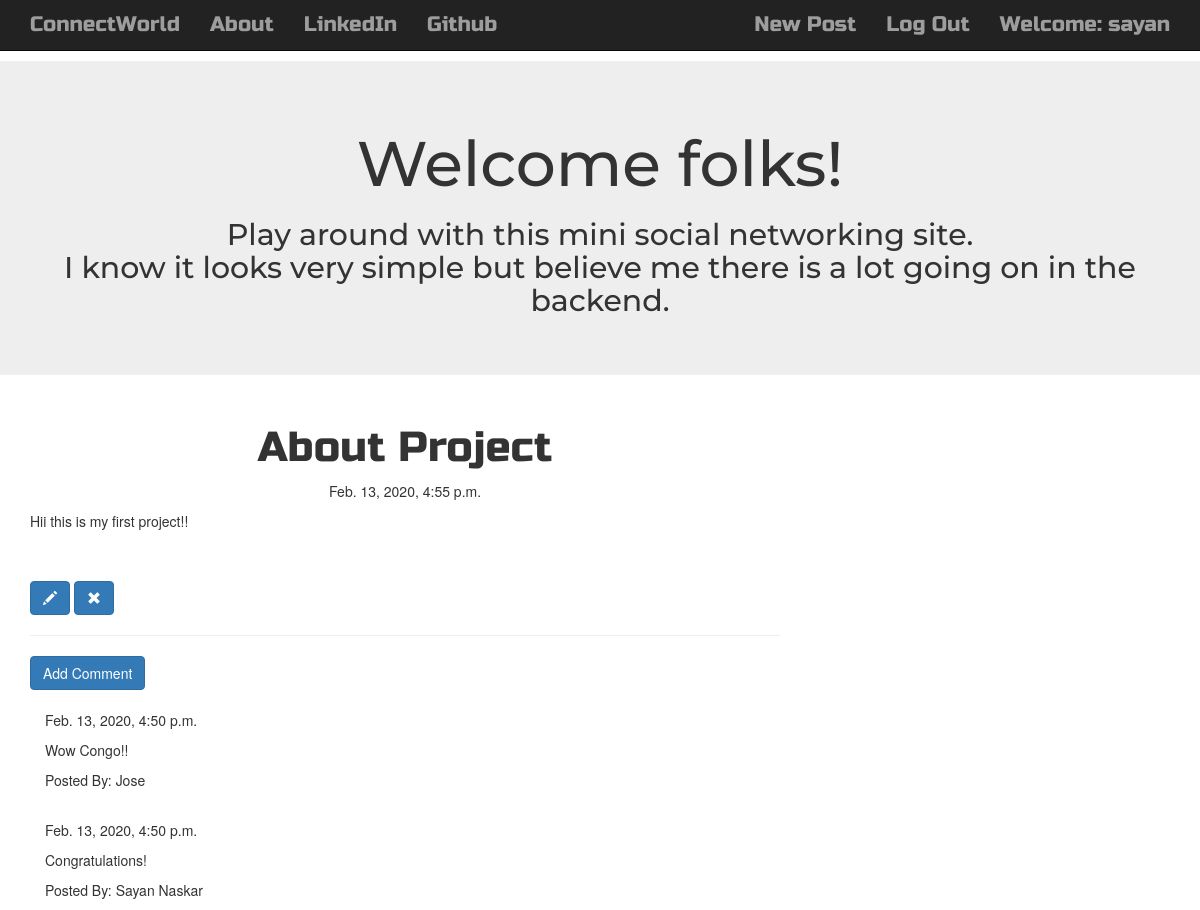
Screenshot of /post/36/ (signed in) with the database file from the repository.
### blog/models.py (models this page shows, shortened)
class Post(models.Model):
    author = models.ForeignKey('auth.User',on_delete=models.CASCADE)
    title = models.CharField(max_length = 500)
    text = models.TextField()
    create_date = models.DateTimeField(default = timezone.now)
    published_date = models.DateTimeField(blank = True,null = True)

class Comment(models.Model):
    post = models.ForeignKey('blog.Post',related_name = 'comments',on_delete=models.CASCADE)
    author = models.CharField(max_length = 500)
    text = models.TextField()
    create_date = models.DateTimeField(default = timezone.now())
    approved_comment = models.BooleanField(default = False)

### blog/views.py (the view)
# urls.py: path('post/<int:pk>/',views.PostDetailView.as_view(),name = 'post_detail'),
class PostDetailView(DetailView):
    model = Post

### blog/templates/blog/post_detail.html (shortened to what this page needs)
{% extends "blog/base.html" %}
{% block content %}
<h1 class="posttitle loader">{{ post.title }}</h1>
{% if post.published_date %}
<div class="date postdate">
    {{post.published_date}}
</div>
{% else %}
<a class="btn btn-primary" href="{% url 'post_publish' pk=post.pk %}">Publish</a>
{% endif %}
<p class="postcontent">{{ post.text|safe|linebreaksbr }}</p><br><br>
{% if user.is_authenticated %}
<a class="btn btn-primary" href="{% url 'post_edit' pk=post.pk %}"><span class="glyphicon glyphicon-pencil"></span></a>
<a class="btn btn-primary" href="{% url 'post_remove' pk=post.pk %}"><span class="glyphicon glyphicon-remove"></span></a>
{% endif %}
<hr>
<a class="btn btn-primary" href="{% url 'add_comment' pk=post.pk %}">Add Comment</a>
<div class="container">
    {% for comment in post.comments.all %}
    <br>
    {% if user.is_authenticated or comment.approved_comment %}
    {{comment.create_date}}
        <p>{{comment.text|safe}}</p>
        <p>Posted By: {{comment.author}}</p>
    {% endif %}
    {% empty %}
    <p>No Comments!</p>
    {% endfor %}
</div>
{% endblock %}

### blog/templates/blog/base.html (shortened to what this page needs)
<!DOCTYPE html>
{% load staticfiles %}
<html lang="en" dir="ltr">
    <head>
        <link rel="stylesheet" href="https://maxcdn.bootstrapcdn.com/bootstrap/3.3.7/css/bootstrap.min.css">
        <link rel="stylesheet" href="//cdn.jsdelivr.net/npm/medium-editor@latest/dist/css/medium-editor.min.css" type="text/css" media="screen" charset="utf-8">
        <link rel="stylesheet" href="{% static 'css/blog.css' %}">
    </head>
    <body class="loader">
        <nav class="navbar navbar-inverse navbar-static-top techfont custom-navbar">
            <div class="container">
                <ul class="nav navbar-nav">
                    <li><a class="navbar-brand bigbrand" href="{% url 'post_list' %}">ConnectWorld</a></li>
                </ul>
                <ul class="nav navbar-nav navcontent">
                    <li><a href="{% url 'about' %}">About</a></li>
                    <li><a href="https://www.linkedin.com/in/sayan-naskar-5a4b07159/">LinkedIn</a></li>
                    <li><a href="https://github.com/sayann002">Github</a></li>
                </ul>
                <ul class="nav navbar-nav navbar-right">
                    {% if user.is_authenticated %}
                    <li> <a href="{% url 'post_new' %}">New Post</a></li>
                    <li> <a href="{% url 'logout' %}">Log Out</a></li>
                    <li> <a>Welcome: {{user.username}}</a></li>
                    {% else %}
                    <li><a class="nav navbar-nav navbar-right" href="{% url 'login' %}"><span class="glyphicon glyphicon-user"></span></a></li>
                    {% endif %}
                </ul>
            </div>
        </nav>
        <div class="jumbotron">
            <div class="container">
                <h1 class="intro">Welcome folks!</h1>
                <h2 class="intro-des">Play around with this mini social networking site.<br>I know it looks very simple
                    but believe me there is a lot going on in the backend.
                </h2>
            </div>
        </div>
        <div class="content container">
            <div class="row">
                <div class="col-md-8">
                    <div class="blog_posts">
                        {% block content %}
                        {% endblock %}
                    </div>
                </div>
            </div>
        </div>
    </body>
</html>

### blog/static/css/blog.css (style rules this page uses)
.intro { text-align: center; font-family: 'Montserrat'; }
.intro-des { text-align: center; font-family: 'Montserrat'; }
.navcontent { font-size: 1em; }
.techfont { font-family: 'Russo One', sans-serif; font-size: 1.5em; margin-bottom: 10px; }
.postdate { text-align: center; }
.posttitle { font-family: 'Russo One', sans-serif; font-size: 3em; text-align: center; }
.postcontent { font-family: 'Montserrat'; font-size: 1.5em; }
.bigbrand { font-size: 1em; }
.loader { filter:hue-rotate(0deg); color: linear-gradient(45deg,#0f8,#08f); animation:hue 5000ms infinite linear; }

### rows the page displays
Post: title "About Project", published_date "Feb. 13, 2020, 4:55 p.m.", text "Hii this is my first project!!"
Comment: create_date "Feb. 13, 2020, 4:50 p.m.", text "Wow Congo!!", author "Jose"
Comment: create_date "Feb. 13, 2020, 4:50 p.m.", text "Congratulations!", author "Sayan Naskar"

### other values shown
{{ user.username }} "sayan"
